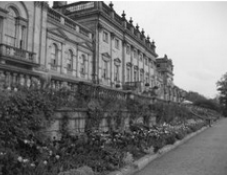
#> input picture lab03/test2.PNG, 227 x 175 px
$ jupyter execute lab3.ipynb
#> lines starting #> are read from the running program, lines starting #| are printed output that depends on the picture; after the words box and inside, x2 and y2 are one past the last pixel; in counts of white or black regions, pixels touching at a corner belong together
[cell 1]
from PIL import ImageTk, Image
import numpy as np
from matplotlib import pyplot as plt
import math

# Loading an Image

[cell 2]
image = Image.open("test2.PNG").convert('RGB')
image

[cell 3]
image_grayscale = image.convert('L')
image_grayscale

[cell 4]
number_of_levels = 3
image_grayscale_bin = np.array(image_grayscale)
image_grayscale_bin

# Showing grayscale histogram

[cell 5]
#Returns an array of len 256 where in each element a count resides
def count_intensities(y_x):
    int_values = np.zeros(shape=(256,))
    intensities = y_x[0]
#> intensities = 243 values from 8 to 255
    counts = y_x[1]
#> counts = 243 values, max 604 at index 229, min 1 at index 0, mean 163.5
    for i in range(intensities.shape[0]):
        int_values[intensities[i]] = counts[i]
#> after the loop, int_values = 256 values, max 604 at index 238, min 0 at index 0, mean 155.2
    return int_values

intensities = count_intensities(np.unique(image_grayscale_bin,return_counts=True))
#> intensities has the same summary as int_values in count_intensities

[cell 6]
plt.plot(intensities)
#plt.hist(dict(zip(range(0,256),intensities)))
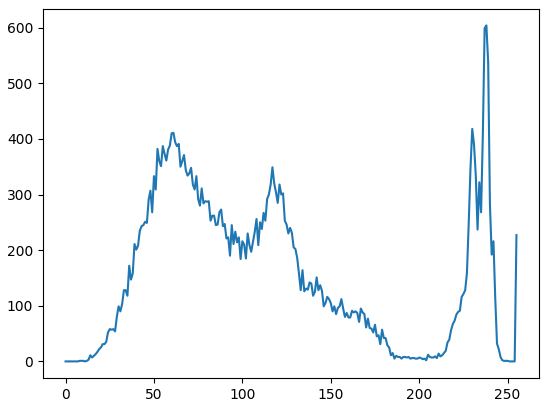
#> figure drawn by matplotlib, 1 panel; curve peaks at x = 238, y = 604

# Мануальное квантование

[cell 7]
def transform_to_quanted(image_stock,number_of_levels):
#> called with number_of_levels = 5
    borders = []
    inter = 256/number_of_levels
    cnt = 1
    while inter*cnt < 255:
        borders.append(round(inter*cnt))
        cnt +=1
    means = [((0+borders[0])/2)]
    for i in range(1,len(borders)-1):
        means.append((borders[i-1] + borders[i])/2)
    means.append(round(borders[-1]+255)/2)
    image = image_stock.copy()
    image[image <= borders[0]] = means[0]
#> image: shape (175, 227)
    for i in range(1,len(borders)-1):
        image[(image >= borders[i-1]) & (image < borders[i])] = means[i]
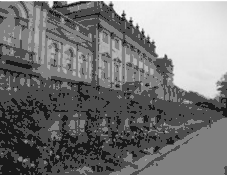
#> image: shape (175, 227); min 25, max 255, mean 116
    image[image > borders[-1]] = means[-1]
#> image: shape (175, 227); 16.5% of pixels changed, all inside (x1, y1, x2, y2) = (0, 0, 227, 98)
    return image

[cell 8]
number_of_levels = 5

manual_quanted = transform_to_quanted(image_grayscale_bin,number_of_levels)

[cell 9]
manual_quanted_image = Image.fromarray(manual_quanted)
manual_quanted_image

# Бинаризация методом ОЦУ глобальная

[cell 10]
def otsu_global(np_grsc_image):
    histogram = count_intensities(np.unique(np_grsc_image,return_counts=True))
#> histogram has the same summary as int_values in count_intensities
    sum_all_intensities = np.sum(np_grsc_image)
#> sum_all_intensities = 4599887
    pixel_count = np_grsc_image.shape[0] * np_grsc_image.shape[1]
#> pixel_count = 39725
    best_tresh = 0
    best_sigma = 0
    first_class_pixel_count = 0
    first_class_intensity_sum = 0
    for i in range(0,256):
        first_class_pixel_count += histogram[i]
        first_class_intensity_sum += i * histogram[i];
        fc_pr = first_class_pixel_count/(pixel_count*1.)
        sc_pr = 1.-fc_pr

        fc_mean = first_class_intensity_sum/(max(first_class_pixel_count,1))
        sc_mean = (sum_all_intensities -first_class_intensity_sum) / max((pixel_count-first_class_pixel_count)*1.,1)

        mean_dlt = fc_mean - sc_mean
        sigma = fc_pr * sc_pr * mean_dlt * mean_dlt
        #print(sigma)
        if (sigma > best_sigma):
            best_sigma = sigma
            best_thresh = i
#> this loop made 256 passes
#> (first_class_pixel_count, first_class_intensity_sum, fc_pr, sc_pr, fc_mean, sc_mean, mean_dlt, sigma) on passes 9, 10, 11, 13, 14, 15, 16, 17, 18, 19, 20, 21: (1, 8, 2.52e-05, 1, 8, 115.8, -107.8, 0.293), (2, 17, 5.03e-05, 1, 8.5, 115.8, -107.3, 0.58), (3, 27, 7.55e-05, 1, 9, 115.8, -106.8, 0.861), (4, 39, 0.000101, 1, 9.75, 115.8, -106.1, 1.13), (7, 78, 0.000176, 1, 11.14, 115.8, -104.7, 1.93), (18, 232, 0.000453, 1, 12.89, 115.8, -103, 4.8), (25, 337, 0.000629, 0.999, 13.48, 115.9, -102.4, 6.59), (35, 497, 0.000881, 0.999, 14.2, 115.9, -101.7, 9.1), (48, 718, 0.00121, 0.999, 14.96, 115.9, -101, 12.3), (65, 1024, 0.00164, 0.998, 15.75, 116, -100.2, 16.4), (87, 1442, 0.00219, 0.998, 16.57, 116, -99.44, 21.61), (112, 1942, 0.00282, 0.997, 17.34, 116.1, -98.73, 27.41)
#> (first_class_pixel_count, first_class_intensity_sum, fc_pr, sc_pr, fc_mean, sc_mean, mean_dlt, sigma) on passes 1 to 6: (0, 0, 0, 1, 0, 115.8, -115.8, 0), (0, 0, 0, 1, 0, 115.8, -115.8, 0), (0, 0, 0, 1, 0, 115.8, -115.8, 0), (0, 0, 0, 1, 0, 115.8, -115.8, 0), (0, 0, 0, 1, 0, 115.8, -115.8, 0), (0, 0, 0, 1, 0, 115.8, -115.8, 0)
    print(best_thresh)
#| 149
    image_new = np_grsc_image.copy()
    image_new[np_grsc_image >= best_thresh] = 255
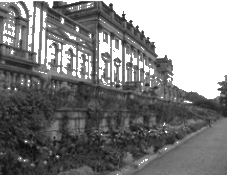
#> image_new: shape (175, 227); min 8, max 255, mean 125.8
    image_new[np_grsc_image < best_thresh] = 0
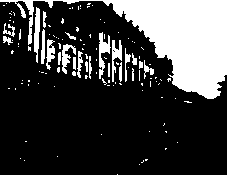
#> image_new: shape (175, 227); 24.5% white; 122 white regions (99 under 20 px), largest, box (x1, y1, x2, y2) and area: (0, 0, 227, 99) 7523, (99, 32, 111, 79) 255, (34, 7, 40, 63) 227
    return image_new

[cell 11]
image_otsued_global = Image.fromarray(otsu_global(image_grayscale_bin))
image_otsued_global

# Бинаризация методом ОЦУ локальная

[cell 12]
def otsu_local_master(np_grsc_image):
    image_new = np_grsc_image.copy()
    height = image_new.shape[0]
    width = image_new.shape[1]
    subimages = [
    image_new[:height // 2, :width // 2],
    image_new[height // 2:, :width // 2],
    image_new[height // 2:, width // 2:],
    image_new[:height // 2:, width // 2:]
    ]
    colormap = [(0,255),(0,255),(0,255),(0,255)]
    for i in range(len(subimages)):
        histogram = count_intensities(np.unique(subimages[i],return_counts=True))
        otsu_local(subimages[i],subimages[i],histogram,0,256,colormap[i][0],colormap[i][1])
#> this loop made 4 passes
    return image_new


def otsu_local(image,image_stock,histogram,border_min,border_max,clr0,clr1):
    sum_all_intensities = 0
    pixel_count = 0
    for i in range(border_min,border_max):
        sum_all_intensities += histogram[i] * i
        pixel_count += histogram[i]
    best_tresh = 0
    best_sigma = 0
    first_class_pixel_count = 0
    first_class_intensity_sum = 0
    for i in range(border_min,border_max):
        first_class_pixel_count += histogram[i]
        first_class_intensity_sum += i * histogram[i];
        fc_pr = first_class_pixel_count/(pixel_count*1.)
        sc_pr = 1.-fc_pr

        fc_mean = first_class_intensity_sum/(max(first_class_pixel_count,1))
        sc_mean = (sum_all_intensities -first_class_intensity_sum) / max((pixel_count-first_class_pixel_count)*1.,1)

        mean_dlt = fc_mean - sc_mean
        sigma = fc_pr * sc_pr * mean_dlt * mean_dlt
        #print(sigma)
        if (sigma > best_sigma):
            best_sigma = sigma
            best_thresh = i
    image[(border_min <= image_stock) & (image >= best_thresh) & (border_max > image_stock)] = clr1
    image[(border_min <= image_stock) & (image < best_thresh) & (border_max > image_stock)] = clr0

[cell 13]
image_otsued_local = Image.fromarray(otsu_local_master(image_grayscale_bin))
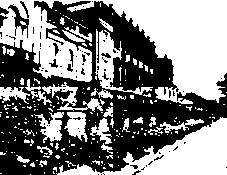
#> image_otsued_local: PIL image 227x175 L; 50.8% white; 87 black regions (77 under 20 px), largest, box (x1, y1, x2, y2) and area: (0, 1, 227, 175) 18715, (8, 4, 29, 38) 213, (0, 15, 8, 28) 46
image_otsued_local

# Бинаризация ОЦУ иерархическая

[cell 14]
def otsu_hierarchical_master(np_grsc_image):
    image_new = np_grsc_image.copy()
    histogram = count_intensities(np.unique(image_new,return_counts=True))
    borders = [(0,256)]
    for a1 in range(4):
        borders_tmp = []
        for a2 in borders:
            ttr= otsu_hierarchical(image_new,histogram,a2[0],a2[1])
            borders_tmp.append(ttr)
        borders_new = []
        for a3,a4 in zip(borders,borders_tmp):
            borders_new.append((a3[0],a4))
            borders_new.append((a4,a3[1]))
        borders = borders_new
        print(borders)
    return borders

def otsu_hierarchical(image,histogram,border_min,border_max):
    sum_all_intensities = 0
    pixel_count = 0
    for i in range(border_min,border_max):
        sum_all_intensities += histogram[i] * i
        pixel_count += histogram[i]
    best_tresh = 0
    best_sigma = 0
    first_class_pixel_count = 0
    first_class_intensity_sum = 0
    for i in range(border_min,border_max):
        first_class_pixel_count += histogram[i]
        first_class_intensity_sum += i * histogram[i];
        fc_pr = first_class_pixel_count/(pixel_count*1.)
        sc_pr = 1.-fc_pr

        fc_mean = first_class_intensity_sum/(max(first_class_pixel_count,1))
        sc_mean = (sum_all_intensities -first_class_intensity_sum) / max((pixel_count-first_class_pixel_count)*1.,1)

        mean_dlt = fc_mean - sc_mean
        sigma = fc_pr * sc_pr * mean_dlt * mean_dlt
        if (sigma > best_sigma):
            best_sigma = sigma
            best_thresh = i
    return best_thresh

[cell 15]
def requant(image_stock,borders):
    image_new = image_stock.copy()
    clrs = []
    for i in borders:
        clrs.append(int(round((i[0]+i[1])/2)))
#> this loop made 16 passes
#> i on passes 1 to 12: (0, 42), (42, 58), (58, 71), (71, 87), (87, 99), (99, 113), (113, 129), (129, 149), (149, 156), (156, 165), (165, 175), (175, 198)
    for i,j in zip(borders,clrs):
        image_new[(i[0] <= image_stock) & (image_stock > i[1])]  = j
#> this loop made 16 passes
#> (i, j) on passes 1 to 12: ((0, 42), 21), ((42, 58), 50), ((58, 71), 64), ((71, 87), 79), ((87, 99), 93), ((99, 113), 106), ((113, 129), 121), ((129, 149), 139), ((149, 156), 152), ((156, 165), 160), ((165, 175), 170), ((175, 198), 186)
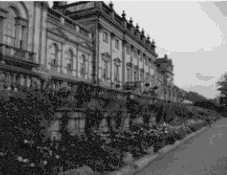
#> image_new: shape (175, 227); min 8, max 238, mean 100
    return image_new

[cell 16]
image_grayscale_bin = np.array(image_grayscale)
bdrs = otsu_hierarchical_master(image_grayscale_bin)
otsu_hierarchiced_imaged = Image.fromarray(requant(image_grayscale_bin,bdrs))
otsu_hierarchiced_imaged

[cell 17]
bdrs
#> Out = [(0, 42), (42, 58), (58, 71), (71, 87), (87, 99), (99, 113), (113, 129), (129, 149), (149, 156), (156, 165), (165, 175), (175, 198), (198, 222), (222, 232), (232, 245), (245, 256)]
